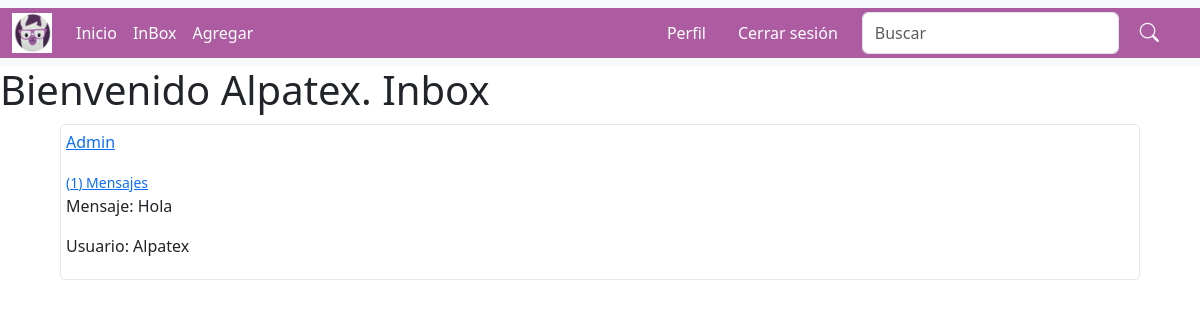
Screenshot of /inbox/ (signed in) with the database file from the repository.
### Dm/models.py (models this page shows)
class ModelBase(models.Model):
    id = models.UUIDField(default=uuid.uuid4, primary_key=True, db_index=True, editable= False)
    tiempo = models.DateTimeField(auto_now_add=True)
    actualizar = models.DateTimeField(auto_now=True)
    class Meta:
        abstract = True

class CanalUsuario(ModelBase):
    canal = models.ForeignKey("Canal", null=True, on_delete=models.SET_NULL) #SET_NULL, pueda conservar los antiguos mensajes
    usuario = models.ForeignKey(User, on_delete=models.CASCADE)

class Canal(ModelBase):
    usuarios = models.ManyToManyField(User, blank=True, through=CanalUsuario)
    objects = CanalManager()

class CanalMensaje(ModelBase):
    canal = models.ForeignKey("Canal", on_delete=models.CASCADE)
    usuario= models.ForeignKey(User, on_delete=models.CASCADE)
    texto = models.TextField()

### Dm/views.py (the view)
# urls.py: path("inbox/", Inbox.as_view(), name="inbox"),
class Inbox(View):
	def get(self, request): #Obtiene los mensajes
		inbox = Canal.objects.filter(canalusuario__usuario__in=[request.user.id])
		context = {"inbox":inbox}
		return render(request, 'index/inbox.html', context)

### Dm/models.py (called while the page is built)
    def get_queryset(self, *args, **kwargs):
        return CanalQuerySet(self.model, using=self._db)

### index/templates/index/inbox.html (shortened to what this page needs)
{% extends "index/base.html" %}
{% block body %}
	<h1>
		Bienvenido {{user}}. Inbox
	</h1>
	{% for inbox in inbox %}
		<div class="div_inbox">
			{% for second_user in inbox.canalusuario_set.all %}
				{% if second_user.usuario ==  request.user %}
				{% else %}
					<a href="{% url 'detailms' second_user.usuario.username %}">
						<p>{{second_user.usuario}}</p>
						<small>({{inbox.canalmensaje_set.count}}) Mensajes</small>
					</a>
				{% endif %}
			{% endfor %}
			{% if inbox.canalmensaje_set.count != 0 %}
				<div class="div_ms_inbox">
					{% with ultimo_mensaje=inbox.canalmensaje_set.last %}
						<p>Mensaje: {{ultimo_mensaje.texto}}</p>
						<p>Usuario: {{ultimo_mensaje.usuario}}</p>
					{% endwith %}
				</div>
			{% else %}
				<p>No hay mensajes en nuestro inbox</p>
			{% endif %}
		</div>
		{% empty %}
		<h2>Inbox Vacio</h2>
	{% endfor %}
{% endblock %}

### index/templates/index/inbox.html (style rules this page uses)
.div_inbox { width: 90%; margin:10px auto; background: #fff; border-radius: 5px; border:1px solid #e6e6e6; padding: 5px; }

### rows the page displays
Canal: canalmensaje_set.count "1", canalmensaje_set.last.texto "Hola", canalmensaje_set.last.usuario "Alpatex"
CanalUsuario: usuario "Admin"

### other values shown
{{ user }} "Alpatex"
